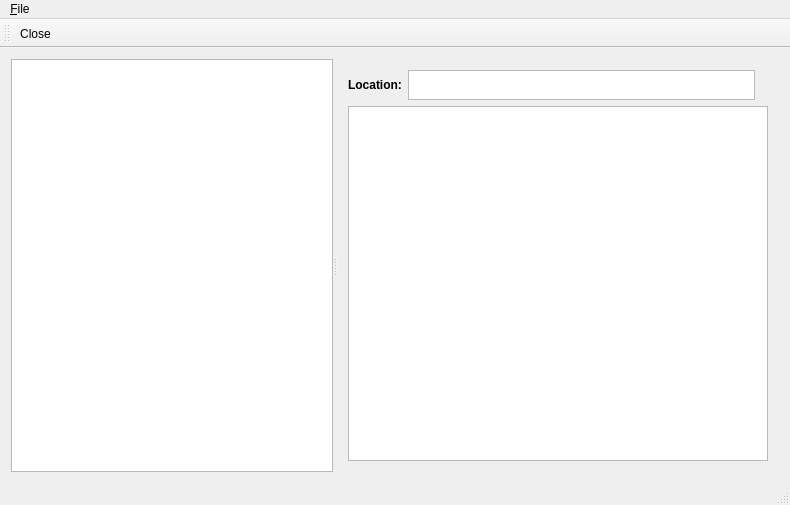
<?xml version="1.0" encoding="UTF-8"?>
<ui version="4.0">
 <class>ControlPointWindow</class>
 <widget class="QMainWindow" name="ControlPointWindow">
  <property name="geometry">
   <rect>
    <x>0</x>
    <y>0</y>
    <width>790</width>
    <height>505</height>
   </rect>
  </property>
  <property name="windowTitle">
   <string>ControlPointWindow</string>
  </property>
  <widget class="QWidget" name="centralWidget">
   <layout class="QVBoxLayout" name="verticalLayout">
    <item>
     <widget class="QSplitter" name="splitter">
      <property name="orientation">
       <enum>Qt::Horizontal</enum>
      </property>
      <widget class="QTreeView" name="navigatorView">
       <property name="sizePolicy">
        <sizepolicy hsizetype="Preferred" vsizetype="Preferred">
         <horstretch>0</horstretch>
         <verstretch>0</verstretch>
        </sizepolicy>
       </property>
       <attribute name="headerVisible">
        <bool>false</bool>
       </attribute>
      </widget>
      <widget class="QWidget" name="layoutWidget">
       <layout class="QGridLayout" name="gridLayout">
        <item row="0" column="0">
         <widget class="QLabel" name="label">
          <property name="sizePolicy">
           <sizepolicy hsizetype="Fixed" vsizetype="Fixed">
            <horstretch>0</horstretch>
            <verstretch>0</verstretch>
           </sizepolicy>
          </property>
          <property name="font">
           <font>
            <weight>75</weight>
            <bold>true</bold>
           </font>
          </property>
          <property name="text">
           <string>Location:</string>
          </property>
         </widget>
        </item>
        <item row="0" column="1">
         <widget class="QTextBrowser" name="pathBrowser">
          <property name="sizePolicy">
           <sizepolicy hsizetype="Expanding" vsizetype="Fixed">
            <horstretch>0</horstretch>
            <verstretch>0</verstretch>
           </sizepolicy>
          </property>
          <property name="minimumSize">
           <size>
            <width>0</width>
            <height>30</height>
           </size>
          </property>
          <property name="maximumSize">
           <size>
            <width>16777215</width>
            <height>30</height>
           </size>
          </property>
          <property name="verticalScrollBarPolicy">
           <enum>Qt::ScrollBarAlwaysOff</enum>
          </property>
          <property name="horizontalScrollBarPolicy">
           <enum>Qt::ScrollBarAlwaysOff</enum>
          </property>
          <property name="undoRedoEnabled">
           <bool>true</bool>
          </property>
         </widget>
        </item>
        <item row="0" column="2">
         <widget class="QLabel" name="upDirLabel">
          <property name="sizePolicy">
           <sizepolicy hsizetype="Fixed" vsizetype="Fixed">
            <horstretch>0</horstretch>
            <verstretch>0</verstretch>
           </sizepolicy>
          </property>
          <property name="text">
           <string/>
          </property>
          <property name="pixmap">
           <pixmap resource="resource.qrc">:/icon/up.png</pixmap>
          </property>
         </widget>
        </item>
        <item row="1" column="0" colspan="3">
         <widget class="QListView" name="detaiListlView">
          <property name="resizeMode">
           <enum>QListView::Adjust</enum>
          </property>
          <property name="viewMode">
           <enum>QListView::IconMode</enum>
          </property>
         </widget>
        </item>
       </layout>
      </widget>
     </widget>
    </item>
   </layout>
  </widget>
  <widget class="QStatusBar" name="statusBar"/>
  <widget class="QToolBar" name="toolBar">
   <property name="windowTitle">
    <string>toolBar</string>
   </property>
   <attribute name="toolBarArea">
    <enum>TopToolBarArea</enum>
   </attribute>
   <attribute name="toolBarBreak">
    <bool>false</bool>
   </attribute>
   <addaction name="actionClose"/>
  </widget>
  <widget class="QMenuBar" name="menuBar">
   <property name="geometry">
    <rect>
     <x>0</x>
     <y>0</y>
     <width>790</width>
     <height>23</height>
    </rect>
   </property>
   <widget class="QMenu" name="menu_File">
    <property name="title">
     <string>&amp;File</string>
    </property>
    <addaction name="actionProperties"/>
    <addaction name="separator"/>
    <addaction name="actionClose"/>
   </widget>
   <addaction name="menu_File"/>
  </widget>
  <action name="actionProperties">
   <property name="text">
    <string>Properties</string>
   </property>
  </action>
  <action name="actionClose">
   <property name="icon">
    <iconset resource="resource.qrc">
     <normaloff>:/icon/exit.svg</normaloff>:/icon/exit.svg</iconset>
   </property>
   <property name="text">
    <string>&amp;Close</string>
   </property>
  </action>
 </widget>
 <layoutdefault spacing="6" margin="11"/>
 <resources>
  <include location="resource.qrc"/>
 </resources>
 <connections>
  <connection>
   <sender>actionClose</sender>
   <signal>triggered()</signal>
   <receiver>ControlPointWindow</receiver>
   <slot>close()</slot>
   <hints>
    <hint type="sourcelabel">
     <x>-1</x>
     <y>-1</y>
    </hint>
    <hint type="destinationlabel">
     <x>295</x>
     <y>179</y>
    </hint>
   </hints>
  </connection>
 </connections>
</ui>
